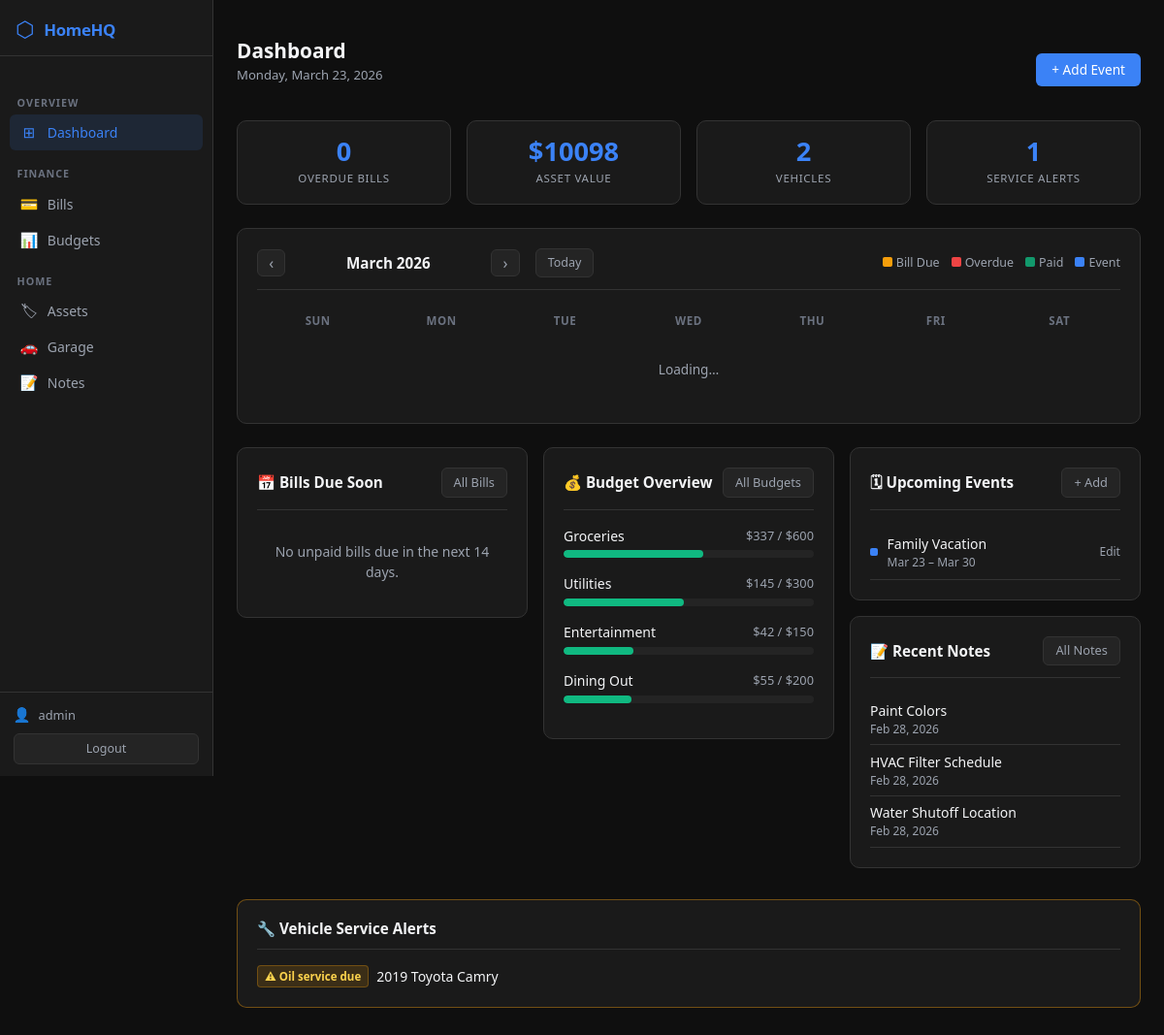
The app's page / (signed in) with its own data.
### finance/models.py (models this page shows, shortened)
class Budget(models.Model):
    category = models.CharField(max_length=100)
    limit    = models.DecimalField(max_digits=10, decimal_places=2)
    month    = models.IntegerField()
    year     = models.IntegerField()
    class Meta:
        unique_together = ['category', 'month', 'year']

class CalendarEvent(models.Model):
    title     = models.CharField(max_length=200)
    date      = models.DateField()
    end_date  = models.DateField(null=True, blank=True, help_text="For multi-day single events; ignored when repeating")
    frequency = models.CharField(max_length=20, choices=EVENT_FREQUENCY_CHOICES, default='none',
                                  help_text="How often this event repeats")
    repeat_until = models.DateField(null=True, blank=True,
                                     help_text="Last date to generate occurrences (leave blank for indefinite)")
    color     = models.CharField(max_length=20, choices=EVENT_COLOR_CHOICES, default='blue')
    notes     = models.TextField(blank=True)
    created_at = models.DateTimeField(auto_now_add=True)
    class Meta:
        ordering = ['date']

### notes/models.py (models this page shows, shortened)
class Note(models.Model):
    title = models.CharField(max_length=300)
    body = models.TextField(help_text="Supports Markdown")
    category = models.ForeignKey(NoteCategory, on_delete=models.SET_NULL, null=True, blank=True, related_name='notes')
    tags = models.CharField(max_length=500, blank=True, help_text="Comma-separated tags e.g. #Emergency, #PaintCodes")
    created_at = models.DateTimeField(default=timezone.now)
    updated_at = models.DateTimeField(auto_now=True)
    class Meta:
        ordering = ['-updated_at']

### vehicles/models.py (models this page shows, shortened)
class Vehicle(models.Model):
    vin = models.CharField(max_length=17, blank=True)
    year = models.IntegerField()
    make = models.CharField(max_length=100)
    model = models.CharField(max_length=100)
    color = models.CharField(max_length=50, blank=True)
    plate = models.CharField(max_length=20, blank=True)
    odometer = models.IntegerField(null=True, blank=True, help_text="Current odometer in miles")
    insurance_policy = models.CharField(max_length=200, blank=True)
    title_scan = models.FileField(upload_to='vehicle_docs/', null=True, blank=True)
    registration_scan = models.FileField(upload_to='vehicle_docs/', null=True, blank=True)
    notes = models.TextField(blank=True)
    def __str__(self):
        return f"{self.year} {self.make} {self.model}"

### homehq/views.py (the view)
# urls.py: path('', views.dashboard, name='dashboard'),
@login_required
def dashboard(request):
    today = timezone.now().date()
    now   = timezone.now()
    current_bill_rows = _bills_for_month(today.month, today.year)
    overdue_rows  = [r for r in current_bill_rows if r['is_overdue']]
    upcoming_rows = [
        r for r in current_bill_rows
        if not r['is_paid']
        and not r['is_overdue']
        and r['due'] <= today + datetime.timedelta(days=14)
    ]
    total_assets = sum(a.value for a in Asset.objects.all())
    vehicles     = Vehicle.objects.all()
    service_alerts = []
    for v in vehicles:
        last_log = ServiceLog.objects.filter(vehicle=v).order_by('-date').first()
        if last_log and v.odometer and last_log.next_service_odometer:
            if v.odometer >= last_log.next_service_odometer:
                service_alerts.append(v)
    recent_notes = Note.objects.order_by('-created_at')[:5]
    budgets = Budget.objects.filter(month=now.month, year=now.year)
    budget_data = []
    for b in budgets:
        spent = sum(e.amount for e in b.expenses.all())
        pct   = int((spent / b.limit * 100)) if b.limit > 0 else 0
        budget_data.append({'budget': b, 'spent': spent, 'pct': min(pct, 100)})
    upcoming_events = CalendarEvent.objects.filter(
        date__gte=today,
        date__lte=today + datetime.timedelta(days=30)
    ).order_by('date')[:5]
    context = {
        'upcoming_rows':  upcoming_rows,
        'overdue_rows':   overdue_rows,
        'overdue_count':  len(overdue_rows),
        'total_assets':   total_assets,
        'vehicle_count':  vehicles.count(),
        'service_alerts': service_alerts,
        'recent_notes':   recent_notes,
        'budget_data':    budget_data[:4],
        'upcoming_events':upcoming_events,
        'today':          today,
        'today_iso':      today.isoformat(),
        'dow_labels':     ['Sun', 'Mon', 'Tue', 'Wed', 'Thu', 'Fri', 'Sat'],
    }
    return render(request, 'dashboard.html', context)

### templates/dashboard.html (shortened to what this page needs)
{% extends 'base.html' %}
{% block content %}
<div class="page-header mt-3">
  <div>
    <h1 class="page-title">Dashboard</h1>
    <p class="page-subtitle">{{ today|date:"l, F j, Y" }}</p>
  </div>
  <a href="{% url 'event_create' %}" class="btn-hq-primary text-decoration-none">+ Add Event</a>
</div>
<div class="row g-3 mb-4">
  <div class="col-6 col-md-3">
    <div class="stat-card">
      <div class="stat-value text-warning-hq">{{ overdue_count }}</div>
      <div class="stat-label">Overdue Bills</div>
    </div>
  </div>
  <div class="col-6 col-md-3">
    <div class="stat-card">
      <div class="stat-value">${{ total_assets|floatformat:0 }}</div>
      <div class="stat-label">Asset Value</div>
    </div>
  </div>
  <div class="col-6 col-md-3">
    <div class="stat-card">
      <div class="stat-value">{{ vehicle_count }}</div>
      <div class="stat-label">Vehicles</div>
    </div>
  </div>
  <div class="col-6 col-md-3">
    <div class="stat-card">
      <div class="stat-value {% if service_alerts %}text-warning-hq{% else %}text-success-hq{% endif %}">{{ service_alerts|length }}</div>
      <div class="stat-label">Service Alerts</div>
    </div>
  </div>
</div>
<div class="card-hq mb-4" id="calendar-card">
  <div class="card-hq-header">
    <div style="display:flex;align-items:center;gap:1rem;">
      <button id="cal-prev" class="btn-hq-secondary" style="padding:0.3rem 0.7rem;font-size:1rem;line-height:1;">&#8249;</button>
      <h2 class="card-hq-title" id="cal-title" style="min-width:180px;text-align:center;margin:0;"></h2>
      <button id="cal-next" class="btn-hq-secondary" style="padding:0.3rem 0.7rem;font-size:1rem;line-height:1;">&#8250;</button>
      <button id="cal-today" class="btn-hq-secondary" style="padding:0.3rem 0.75rem;font-size:0.78rem;">Today</button>
    </div>
    <div style="display:flex;gap:0.75rem;align-items:center;font-size:0.78rem;color:var(--text-muted);">
      <span><span style="display:inline-block;width:10px;height:10px;border-radius:2px;background:var(--accent-yellow);margin-right:4px;"></span>Bill Due</span>
      <span><span style="display:inline-block;width:10px;height:10px;border-radius:2px;background:var(--accent-red);margin-right:4px;"></span>Overdue</span>
      <span><span style="display:inline-block;width:10px;height:10px;border-radius:2px;background:rgba(16,185,129,0.8);margin-right:4px;"></span>Paid</span>
      <span><span style="display:inline-block;width:10px;height:10px;border-radius:2px;background:var(--accent-blue);margin-right:4px;"></span>Event</span>
    </div>
  </div>
  <div style="display:grid;grid-template-columns:repeat(7,1fr);gap:2px;margin-bottom:2px;">
    {% for d in dow_labels %}
    <div style="text-align:center;font-size:0.72rem;font-weight:600;color:var(--text-subtle);text-transform:uppercase;letter-spacing:0.05em;padding:0.4rem 0;">{{ d }}</div>
    {% endfor %}
  </div>
  <div id="cal-grid" style="display:grid;grid-template-columns:repeat(7,1fr);gap:2px;"></div>
</div>
<div class="row g-3">
  <div class="col-md-4">
    <div class="card-hq">
      <div class="card-hq-header">
        <h2 class="card-hq-title">📅 Bills Due Soon</h2>
        <a href="{% url 'bill_list' %}" class="btn-hq-secondary text-decoration-none" style="font-size:0.8rem;padding:0.3rem 0.75rem;">All Bills</a>
      </div>
      {% if upcoming_rows %}
        {% for row in upcoming_rows %}
        <div style="display:flex;justify-content:space-between;align-items:center;padding:0.6rem 0;border-bottom:1px solid var(--border);">
          <div>
            <div style="font-weight:500;font-size:0.875rem;">{{ row.bill.name }}</div>
            <div style="font-size:0.78rem;color:var(--text-muted);">{{ row.due|date:"M j" }} · {{ row.bill.get_frequency_display }}</div>
          </div>
          <div style="text-align:right;">
            <div style="font-weight:600;font-size:0.875rem;">${{ row.bill.amount }}</div>
            <span class="badge-hq-yellow">Due Soon</span>
          </div>
        </div>
        {% endfor %}
      {% else %}
        <p class="text-muted-hq" style="font-size:0.875rem;text-align:center;padding:1rem 0;margin:0;">No unpaid bills due in the next 14 days.</p>
      {% endif %}
    </div>
  </div>
  <div class="col-md-4">
    <div class="card-hq">
      <div class="card-hq-header">
        <h2 class="card-hq-title">💰 Budget Overview</h2>
        <a href="{% url 'budget_list' %}" class="btn-hq-secondary text-decoration-none" style="font-size:0.8rem;padding:0.3rem 0.75rem;">All Budgets</a>
      </div>
      {% if budget_data %}
        {% for item in budget_data %}
        <div style="margin-bottom:1rem;">
          <div style="display:flex;justify-content:space-between;align-items:center;margin-bottom:0.3rem;">
            <span style="font-size:0.875rem;font-weight:500;">{{ item.budget.category }}</span>
            <span style="font-size:0.8rem;color:var(--text-muted);">${{ item.spent|floatformat:0 }} / ${{ item.budget.limit|floatformat:0 }}</span>
          </div>
          <div class="progress-hq">
            <div class="progress-bar-hq {% if item.pct >= 90 %}danger{% elif item.pct >= 75 %}warning{% endif %}" style="width:{{ item.pct }}%;"></div>
          </div>
        </div>
        {% endfor %}
      {% else %}
        <p class="text-muted-hq" style="font-size:0.875rem;text-align:center;padding:1rem 0;margin:0;">No budgets for this month.</p>
      {% endif %}
    </div>
  </div>
  <div class="col-md-4">
    <div class="card-hq mb-3">
      <div class="card-hq-header">
        <h2 class="card-hq-title">🗓 Upcoming Events</h2>
        <a href="{% url 'event_create' %}" class="btn-hq-secondary text-decoration-none" style="font-size:0.8rem;padding:0.3rem 0.75rem;">+ Add</a>
      </div>
      {% if upcoming_events %}
        {% for event in upcoming_events %}
        <div style="display:flex;justify-content:space-between;align-items:center;padding:0.5rem 0;border-bottom:1px solid var(--border);">
          <div style="display:flex;align-items:center;gap:0.6rem;">
            <div style="width:8px;height:8px;border-radius:2px;flex-shrink:0;
              {% if event.color == 'blue' %}background:var(--accent-blue);
              {% elif event.color == 'green' %}background:var(--accent-green);
              {% elif event.color == 'yellow' %}background:var(--accent-yellow);
              {% elif event.color == 'red' %}background:var(--accent-red);
              {% elif event.color == 'purple' %}background:#A855F7;{% endif %}
            "></div>
            <div>
              <div style="font-size:0.875rem;font-weight:500;">{{ event.title }}</div>
              <div style="font-size:0.75rem;color:var(--text-muted);">{{ event.date|date:"M j" }}{% if event.end_date %} – {{ event.end_date|date:"M j" }}{% endif %}</div>
            </div>
          </div>
          <a href="{% url 'event_edit' event.pk %}" style="color:var(--text-muted);font-size:0.75rem;text-decoration:none;">Edit</a>
        </div>
        {% endfor %}
      {% else %}
        <p class="text-muted-hq" style="font-size:0.875rem;text-align:center;padding:0.75rem 0;margin:0;">No upcoming events.</p>
      {% endif %}
    </div>
    <div class="card-hq">
      <div class="card-hq-header">
        <h2 class="card-hq-title">📝 Recent Notes</h2>
        <a href="{% url 'note_list' %}" class="btn-hq-secondary text-decoration-none" style="font-size:0.8rem;padding:0.3rem 0.75rem;">All Notes</a>
      </div>
      {% if recent_notes %}
        {% for note in recent_notes %}
        <div style="padding:0.4rem 0;border-bottom:1px solid var(--border);">
          <a href="{% url 'note_detail' note.pk %}" style="color:var(--text-primary);text-decoration:none;font-size:0.875rem;font-weight:500;">{{ note.title }}</a>
          <div style="font-size:0.75rem;color:var(--text-muted);">{{ note.updated_at|date:"M j, Y" }}</div>
        </div>
        {% endfor %}
      {% else %}
        <p class="text-muted-hq" style="font-size:0.875rem;text-align:center;padding:0.75rem 0;margin:0;">No notes yet.</p>
      {% endif %}
    </div>
  </div>
</div>
{% if service_alerts %}
<div class="card-hq mt-3" style="border-color:rgba(245,158,11,0.4);">
  <div class="card-hq-header">
    <h2 class="card-hq-title">🔧 Vehicle Service Alerts</h2>
  </div>
  <div style="display:flex;flex-wrap:wrap;gap:0.75rem;">
    {% for vehicle in service_alerts %}
    <div style="display:flex;align-items:center;gap:0.5rem;">
      <span class="badge-hq-yellow">⚠ Oil service due</span>
      <a href="{% url 'vehicle_detail' vehicle.pk %}" style="color:var(--text-primary);text-decoration:none;font-size:0.875rem;">{{ vehicle }}</a>
    </div>
    {% endfor %}
  </div>
</div>
{% endif %}
{% endblock %}

### templates/base.html (shortened to what this page needs)
{% load static %}
<!DOCTYPE html>
<html lang="en">
<head>
  <link rel="stylesheet" href="{% static 'css/bootstrap.min.css' %}">
  <link rel="stylesheet" href="{% static 'css/homehq.css' %}">
</head>
<body>
<div class="shell">
  <aside class="sidebar">
    <a class="sidebar-brand text-decoration-none" href="{% url 'dashboard' %}">
      <span class="sidebar-brand-icon">⬡</span>
      <span class="sidebar-brand-text">HomeHQ</span>
    </a>
    <nav class="sidebar-nav mt-3">
      <div class="sidebar-section-label">Overview</div>
      <a class="sidebar-link text-decoration-none {% if request.resolver_match.url_name == 'dashboard' %}active{% endif %}"
         href="{% url 'dashboard' %}">
        <span class="sidebar-icon">⊞</span> Dashboard
      </a>
      <div class="sidebar-section-label">Finance</div>
      <a class="sidebar-link text-decoration-none {% if 'bills' in request.path %}active{% endif %}"
         href="{% url 'bill_list' %}">
        <span class="sidebar-icon">💳</span> Bills
      </a>
      <a class="sidebar-link text-decoration-none {% if 'budgets' in request.path %}active{% endif %}"
         href="{% url 'budget_list' %}">
        <span class="sidebar-icon">📊</span> Budgets
      </a>
      <div class="sidebar-section-label">Home</div>
      <a class="sidebar-link text-decoration-none {% if 'assets' in request.path %}active{% endif %}"
         href="{% url 'asset_list' %}">
        <span class="sidebar-icon">🏷</span> Assets
      </a>
      <a class="sidebar-link text-decoration-none {% if 'vehicles' in request.path %}active{% endif %}"
         href="{% url 'vehicle_list' %}">
        <span class="sidebar-icon">🚗</span> Garage
      </a>
      <a class="sidebar-link text-decoration-none {% if 'notes' in request.path %}active{% endif %}"
         href="{% url 'note_list' %}">
        <span class="sidebar-icon">📝</span> Notes
      </a>
    </nav>
    <div class="sidebar-footer">
      <div class="sidebar-user">
        <span class="sidebar-user-icon">👤</span>
        <span class="sidebar-username">{{ request.user.username }}</span>
      </div>
      <form method="post" action="{% url 'logout' %}" style="margin:0;">
        <button type="submit" class="sidebar-logout-btn">Logout</button>
      </form>
    </div>
  </aside>
  <div class="main-area">
    <div class="page-container">
      {% block content %}{% endblock %}
    </div>
  </div>
</div>
</body>
</html>

### records on screen
Budget: budget.category "Groceries", spent "337", budget.limit "600", {{ item.pct }} 56 (drawn)
Budget: budget.category "Utilities", spent "145", budget.limit "300", {{ item.pct }} 48 (drawn)
Budget: budget.category "Entertainment", spent "42", budget.limit "150", {{ item.pct }} 28 (drawn)
Budget: budget.category "Dining Out", spent "55", budget.limit "200", {{ item.pct }} 27 (drawn)
CalendarEvent: title "Family Vacation", date "Mar 23", end_date "Mar 30"
Note: title "Paint Colors", updated_at "Feb 28, 2026"
Note: title "HVAC Filter Schedule", updated_at "Feb 28, 2026"
Note: title "Water Shutoff Location", updated_at "Feb 28, 2026"
Vehicle: year+make+model "2019 Toyota Camry"

### other values on screen
{{ request.user.username }} "admin"
{{ today|date:"l, F j, Y" }} "Monday, March 23, 2026"
{{ overdue_count }} "0"
{{ total_assets|floatformat:0 }} "10098"
{{ vehicle_count }} "2"
{{ service_alerts|length }} "1"
{{ d }} "SUN" "MON" "TUE" "WED" "THU" "FRI" "SAT"
